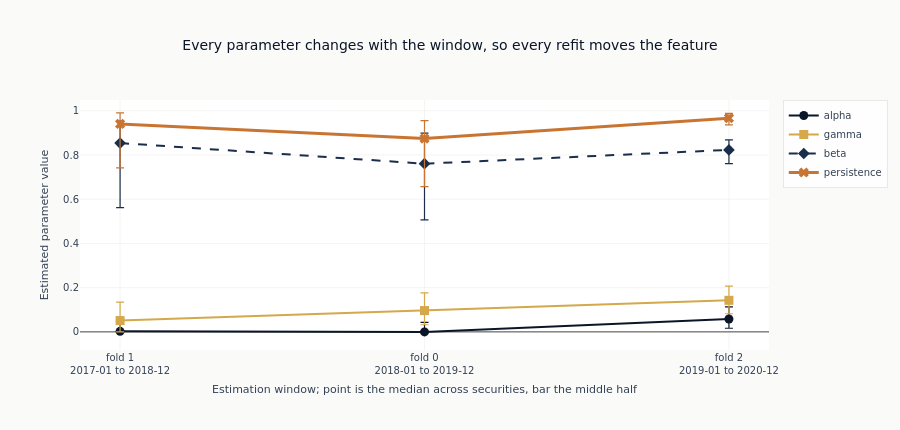

The cell this chart's notebook holds for it:
### Markdown cell above
## D. Fit stability across folds

The whole method rests on re-estimating at every fold boundary, and that is only worth its cost
if the estimates actually move. If the same parameters come back fold after fold, the refit
bought nothing and one estimation would have done. If they swing, then the feature carries
whatever the estimation window happened to contain as much as it carries anything about the
share, and a reader should treat it accordingly - and a consumer must join on the fold, because
the same date and security carry a different value depending on which window produced it.

Persistence is the summary to read, and it is the sum of the other three: $\alpha + \gamma/2 +
\beta$. A value near one means a shock to volatility decays slowly, so today's variance says
something about tomorrow's - which is the property that makes a conditional volatility worth
forecasting at all. A value near zero would mean the model has nothing to carry forward and the
forecast is close to a constant.

### F3. Fit stability across folds

One line per estimated parameter, the windows in the order they run. The point is drawn at the
median across securities and the bar spans the middle half of them, so a line that stays flat
says the securities as a group were estimated the same way in every window and a line that moves
says they were not. All four parameters are dimensionless and bounded the same way, so they
share an axis. Persistence is not one of the four inputs to the model; it is the sum of the
other three and is drawn beside them because it is the quantity that says how long a shock
lasts.

### Code cell
ordered_folds = sorted(splits, key=lambda row: row["fit_start"])
axis_labels = [
    f"fold {row['fold']}<br>{row['fit_start'][:7]} to {row['fit_end'][:7]}" for row in ordered_folds
]
# Two of the four palette colours are near-identical navies, so each line also carries its own
# dash pattern and marker; the chart stays readable where the colours do not separate.
parameter_colours = ml4t_palette(4, categorical=True)
styles = [
    ("alpha", parameter_colours[0], "solid", "circle", 2),
    ("gamma", parameter_colours[1], "solid", "square", 2),
    ("beta", parameter_colours[2], "dash", "diamond", 2),
    ("persistence", parameter_colours[3], "solid", "x", 3),
]
fig = go.Figure()
for name, colour, dash, marker, width in styles:
    medians, lower, upper = [], [], []
    for row in ordered_folds:
        column = parameters.filter(pl.col("fold") == row["fold"])[name]
        medians.append(column.median())
        lower.append(column.median() - column.quantile(0.25))
        upper.append(column.quantile(0.75) - column.median())
    fig.add_scatter(
        x=axis_labels,
        y=medians,
        error_y=dict(type="data", symmetric=False, array=upper, arrayminus=lower, thickness=1.2),
        mode="lines+markers",
        name=name,
        line=dict(color=colour, width=width, dash=dash),
        marker=dict(size=9, symbol=marker),
    )
fig.update_layout(
    title="Every parameter changes with the window, so every refit moves the feature",
    xaxis_title="Estimation window; point is the median across securities, bar the middle half",
    yaxis_title="Estimated parameter value",
    height=430,
)
fig.show()

### Figure 1 — Plotly figure (JSON) as saved in the notebook; plotly's stock layout.template omitted (floating-point values rounded to 4 significant figures)
{"data": [{"error_y": {"array": [0.05719, 0.04258, 0.05437], "arrayminus": [0.002307, 2.638e-09, 0.04206], "symmetric": false, "thickness": 1.2, "type": "data"}, "line": {"color": "#0a1628", "dash": "solid", "width": 2}, "marker": {"size": 9, "symbol": "circle"}, "mode": "lines+markers", "name": "alpha", "type": "scatter", "x": ["fold 1<br>2017-01 to 2018-12", "fold 0<br>2018-01 to 2019-12", "fold 2<br>2019-01 to 2020-12"], "y": [0.002307, 2.638e-09, 0.05843]}, {"error_y": {"array": [0.08295, 0.07996, 0.06382], "arrayminus": [0.05117, 0.064, 0.06092], "symmetric": false, "thickness": 1.2, "type": "data"}, "line": {"color": "#D4A84B", "dash": "solid", "width": 2}, "marker": {"size": 9, "symbol": "square"}, "mode": "lines+markers", "name": "gamma", "type": "scatter", "x": ["fold 1<br>2017-01 to 2018-12", "fold 0<br>2018-01 to 2019-12", "fold 2<br>2019-01 to 2020-12"], "y": [0.05117, 0.09629, 0.1428]}, {"error_y": {"array": [0.0991, 0.1386, 0.04513], "arrayminus": [0.2921, 0.2544, 0.06253], "symmetric": false, "thickness": 1.2, "type": "data"}, "line": {"color": "#1a2d4a", "dash": "dash", "width": 2}, "marker": {"size": 9, "symbol": "diamond"}, "mode": "lines+markers", "name": "beta", "type": "scatter", "x": ["fold 1<br>2017-01 to 2018-12", "fold 0<br>2018-01 to 2019-12", "fold 2<br>2019-01 to 2020-12"], "y": [0.8542, 0.7607, 0.8233]}, {"error_y": {"array": [0.05008, 0.08158, 0.0213], "arrayminus": [0.1988, 0.2176, 0.0306], "symmetric": false, "thickness": 1.2, "type": "data"}, "line": {"color": "#C87533", "dash": "solid", "width": 3}, "marker": {"size": 9, "symbol": "x"}, "mode": "lines+markers", "name": "persistence", "type": "scatter", "x": ["fold 1<br>2017-01 to 2018-12", "fold 0<br>2018-01 to 2019-12", "fold 2<br>2019-01 to 2020-12"], "y": [0.9408, 0.8744, 0.9669]}], "layout": {"height": 430, "title": {"text": "Every parameter changes with the window, so every refit moves the feature"}, "xaxis": {"title": {"text": "Estimation window; point is the median across securities, bar the middle half"}}, "yaxis": {"title": {"text": "Estimated parameter value"}}}}
